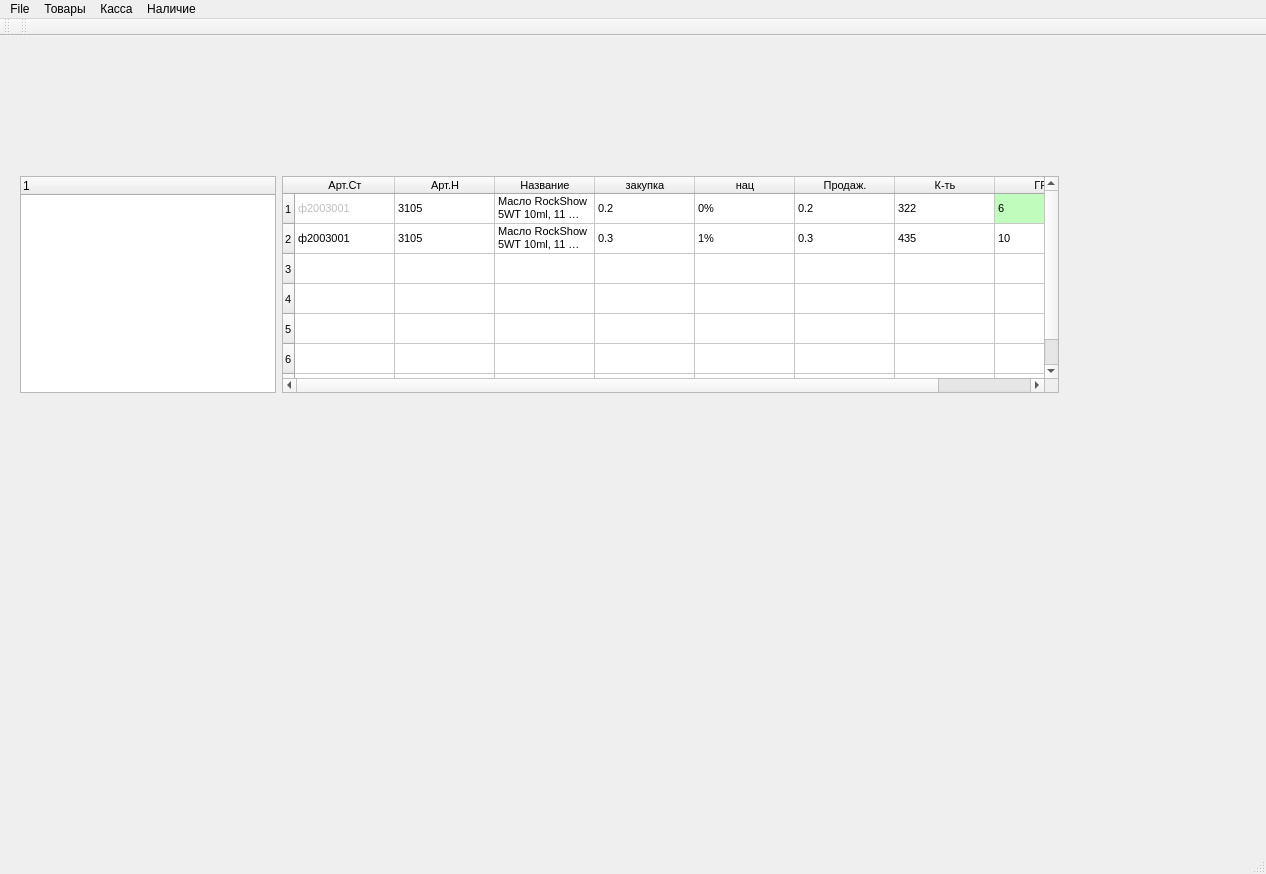
<?xml version="1.0" encoding="UTF-8"?>
<ui version="4.0">
 <class>MainWindow</class>
 <widget class="QMainWindow" name="MainWindow">
  <property name="geometry">
   <rect>
    <x>0</x>
    <y>0</y>
    <width>1266</width>
    <height>874</height>
   </rect>
  </property>
  <property name="windowTitle">
   <string>MainWindow</string>
  </property>
  <widget class="QWidget" name="centralwidget">
   <widget class="QWidget" name="horizontalLayoutWidget">
    <property name="geometry">
     <rect>
      <x>20</x>
      <y>140</y>
      <width>1039</width>
      <height>217</height>
     </rect>
    </property>
    <layout class="QHBoxLayout" name="horizontalLayout">
     <item>
      <widget class="QTreeWidget" name="treeWidget">
       <column>
        <property name="text">
         <string notr="true">1</string>
        </property>
       </column>
      </widget>
     </item>
     <item>
      <widget class="QTableWidget" name="tableWidget">
       <property name="sizePolicy">
        <sizepolicy hsizetype="Expanding" vsizetype="Expanding">
         <horstretch>8</horstretch>
         <verstretch>8</verstretch>
        </sizepolicy>
       </property>
       <property name="maximumSize">
        <size>
         <width>801</width>
         <height>16777215</height>
        </size>
       </property>
       <property name="font">
        <font>
         <pointsize>8</pointsize>
        </font>
       </property>
       <property name="tabletTracking">
        <bool>true</bool>
       </property>
       <property name="lineWidth">
        <number>-1</number>
       </property>
       <property name="midLineWidth">
        <number>-15</number>
       </property>
       <attribute name="horizontalHeaderDefaultSectionSize">
        <number>100</number>
       </attribute>
       <attribute name="horizontalHeaderMinimumSectionSize">
        <number>58</number>
       </attribute>
       <attribute name="horizontalHeaderShowSortIndicator" stdset="0">
        <bool>true</bool>
       </attribute>
       <attribute name="horizontalHeaderStretchLastSection">
        <bool>true</bool>
       </attribute>
       <attribute name="verticalHeaderCascadingSectionResizes">
        <bool>true</bool>
       </attribute>
       <attribute name="verticalHeaderShowSortIndicator" stdset="0">
        <bool>true</bool>
       </attribute>
       <row>
        <property name="text">
         <string>1</string>
        </property>
       </row>
       <row>
        <property name="text">
         <string>2</string>
        </property>
       </row>
       <row>
        <property name="text">
         <string>3</string>
        </property>
       </row>
       <row>
        <property name="text">
         <string>4</string>
        </property>
       </row>
       <row>
        <property name="text">
         <string>5</string>
        </property>
       </row>
       <row>
        <property name="text">
         <string>6</string>
        </property>
       </row>
       <row>
        <property name="text">
         <string>7</string>
        </property>
       </row>
       <column>
        <property name="text">
         <string notr="true">Aрт.Ст</string>
        </property>
        <property name="toolTip">
         <string notr="true"/>
        </property>
        <property name="whatsThis">
         <string notr="true"/>
        </property>
       </column>
       <column>
        <property name="text">
         <string>Арт.H</string>
        </property>
       </column>
       <column>
        <property name="text">
         <string>Название</string>
        </property>
       </column>
       <column>
        <property name="text">
         <string>закупка</string>
        </property>
       </column>
       <column>
        <property name="text">
         <string>нац</string>
        </property>
       </column>
       <column>
        <property name="text">
         <string>Продаж.</string>
        </property>
       </column>
       <column>
        <property name="text">
         <string>К-ть</string>
        </property>
       </column>
       <column>
        <property name="text">
         <string>ГРН</string>
        </property>
        <property name="background">
         <color>
          <red>192</red>
          <green>252</green>
          <blue>187</blue>
         </color>
        </property>
       </column>
       <item row="0" column="0">
        <property name="text">
         <string notr="true">ф2003001</string>
        </property>
        <property name="flags">
         <set>ItemIsSelectable|ItemIsUserCheckable|ItemIsTristate</set>
        </property>
       </item>
       <item row="0" column="1">
        <property name="text">
         <string>3105</string>
        </property>
       </item>
       <item row="0" column="2">
        <property name="text">
         <string>Масло RockShow 5WT 10ml, 11 4015.354.010</string>
        </property>
        <property name="flags">
         <set>ItemIsSelectable|ItemIsDragEnabled|ItemIsDropEnabled|ItemIsUserCheckable|ItemIsEnabled</set>
        </property>
       </item>
       <item row="0" column="3">
        <property name="text">
         <string>0.2</string>
        </property>
       </item>
       <item row="0" column="4">
        <property name="text">
         <string>0%</string>
        </property>
       </item>
       <item row="0" column="5">
        <property name="text">
         <string>0.2</string>
        </property>
       </item>
       <item row="0" column="6">
        <property name="text">
         <string>322</string>
        </property>
       </item>
       <item row="0" column="7">
        <property name="text">
         <string>6</string>
        </property>
        <property name="background">
         <brush brushstyle="SolidPattern">
          <color alpha="255">
           <red>192</red>
           <green>252</green>
           <blue>187</blue>
          </color>
         </brush>
        </property>
       </item>
       <item row="1" column="0">
        <property name="text">
         <string>ф2003001</string>
        </property>
       </item>
       <item row="1" column="1">
        <property name="text">
         <string>3105</string>
        </property>
       </item>
       <item row="1" column="2">
        <property name="text">
         <string>Масло RockShow 5WT 10ml, 11 4015.354.010</string>
        </property>
       </item>
       <item row="1" column="3">
        <property name="text">
         <string>0.3</string>
        </property>
       </item>
       <item row="1" column="4">
        <property name="text">
         <string>1%</string>
        </property>
       </item>
       <item row="1" column="5">
        <property name="text">
         <string>0.3</string>
        </property>
       </item>
       <item row="1" column="6">
        <property name="text">
         <string>435</string>
        </property>
       </item>
       <item row="1" column="7">
        <property name="text">
         <string>10</string>
        </property>
       </item>
      </widget>
     </item>
    </layout>
   </widget>
  </widget>
  <widget class="QMenuBar" name="menubar">
   <property name="geometry">
    <rect>
     <x>0</x>
     <y>0</y>
     <width>1266</width>
     <height>21</height>
    </rect>
   </property>
   <widget class="QMenu" name="menuFile">
    <property name="title">
     <string>File</string>
    </property>
    <addaction name="separator"/>
    <addaction name="separator"/>
    <addaction name="action"/>
   </widget>
   <widget class="QMenu" name="menu">
    <property name="title">
     <string>Товары</string>
    </property>
    <addaction name="add_goods_action"/>
    <addaction name="action_4"/>
    <addaction name="action_CSV"/>
   </widget>
   <widget class="QMenu" name="menu_2">
    <property name="title">
     <string>Касса</string>
    </property>
   </widget>
   <widget class="QMenu" name="menu_3">
    <property name="title">
     <string>Наличие</string>
    </property>
   </widget>
   <addaction name="menuFile"/>
   <addaction name="menu"/>
   <addaction name="menu_2"/>
   <addaction name="menu_3"/>
  </widget>
  <widget class="QStatusBar" name="statusbar"/>
  <widget class="QToolBar" name="toolBar">
   <property name="windowTitle">
    <string>toolBar</string>
   </property>
   <attribute name="toolBarArea">
    <enum>TopToolBarArea</enum>
   </attribute>
   <attribute name="toolBarBreak">
    <bool>false</bool>
   </attribute>
  </widget>
  <widget class="QToolBar" name="toolBar_2">
   <property name="windowTitle">
    <string>toolBar_2</string>
   </property>
   <attribute name="toolBarArea">
    <enum>TopToolBarArea</enum>
   </attribute>
   <attribute name="toolBarBreak">
    <bool>false</bool>
   </attribute>
  </widget>
  <action name="action">
   <property name="text">
    <string>выход</string>
   </property>
  </action>
  <action name="add_goods_action">
   <property name="text">
    <string>добавить товары</string>
   </property>
  </action>
  <action name="action_4">
   <property name="text">
    <string>добавить категории</string>
   </property>
  </action>
  <action name="action_CSV">
   <property name="text">
    <string>добавить товары из CSV</string>
   </property>
  </action>
 </widget>
 <resources/>
 <connections/>
</ui>
